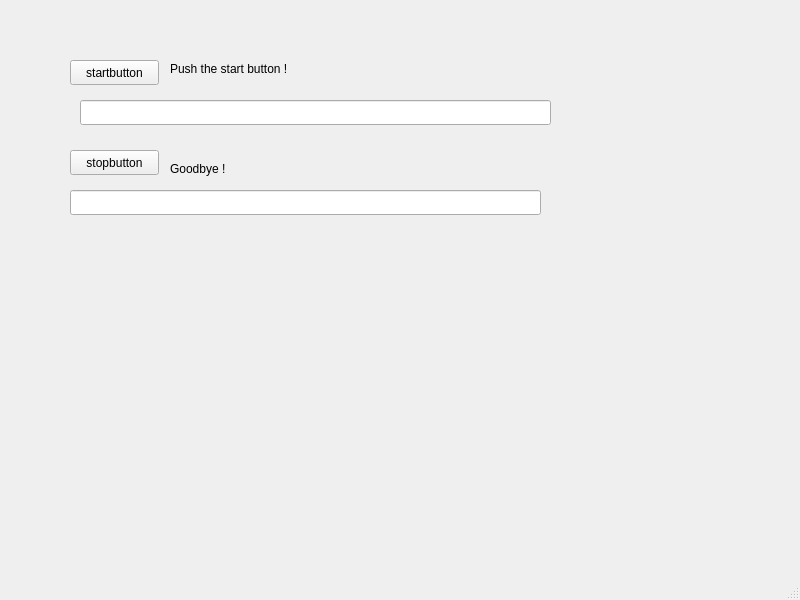
<?xml version="1.0" encoding="UTF-8"?>
<ui version="4.0">
 <class>MainWindow</class>
 <widget class="QMainWindow" name="MainWindow">
  <property name="geometry">
   <rect>
    <x>0</x>
    <y>0</y>
    <width>800</width>
    <height>600</height>
   </rect>
  </property>
  <property name="windowTitle">
   <string>MainWindow</string>
  </property>
  <widget class="QWidget" name="centralwidget">
   <widget class="QPushButton" name="startbutton">
    <property name="geometry">
     <rect>
      <x>70</x>
      <y>60</y>
      <width>89</width>
      <height>25</height>
     </rect>
    </property>
    <property name="text">
     <string>startbutton</string>
    </property>
   </widget>
   <widget class="QPushButton" name="stopbutton">
    <property name="geometry">
     <rect>
      <x>70</x>
      <y>150</y>
      <width>89</width>
      <height>25</height>
     </rect>
    </property>
    <property name="text">
     <string>stopbutton</string>
    </property>
   </widget>
   <widget class="QLabel" name="status_start_button">
    <property name="geometry">
     <rect>
      <x>170</x>
      <y>60</y>
      <width>371</width>
      <height>17</height>
     </rect>
    </property>
    <property name="text">
     <string>Push the start button !</string>
    </property>
   </widget>
   <widget class="QLabel" name="status_stop_button">
    <property name="geometry">
     <rect>
      <x>170</x>
      <y>160</y>
      <width>371</width>
      <height>17</height>
     </rect>
    </property>
    <property name="text">
     <string>Goodbye !</string>
    </property>
   </widget>
   <widget class="QLineEdit" name="input1">
    <property name="geometry">
     <rect>
      <x>80</x>
      <y>100</y>
      <width>471</width>
      <height>25</height>
     </rect>
    </property>
   </widget>
   <widget class="QLineEdit" name="input2">
    <property name="geometry">
     <rect>
      <x>70</x>
      <y>190</y>
      <width>471</width>
      <height>25</height>
     </rect>
    </property>
   </widget>
  </widget>
  <widget class="QMenuBar" name="menubar">
   <property name="geometry">
    <rect>
     <x>0</x>
     <y>0</y>
     <width>800</width>
     <height>22</height>
    </rect>
   </property>
  </widget>
  <widget class="QStatusBar" name="statusbar"/>
 </widget>
 <resources/>
 <connections/>
</ui>
